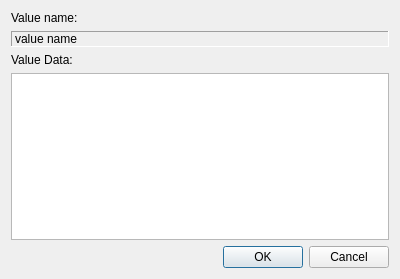
<?xml version="1.0" encoding="UTF-8"?>
<ui version="4.0">
 <class>ChangeRegMultiValueDlg</class>
 <widget class="QDialog" name="ChangeRegMultiValueDlg">
  <property name="geometry">
   <rect>
    <x>0</x>
    <y>0</y>
    <width>400</width>
    <height>279</height>
   </rect>
  </property>
  <property name="windowTitle">
   <string>Dialog</string>
  </property>
  <layout class="QGridLayout" name="gridLayout">
   <item row="0" column="0">
    <widget class="QLabel" name="valueNameLB">
     <property name="sizePolicy">
      <sizepolicy hsizetype="Preferred" vsizetype="Preferred">
       <horstretch>0</horstretch>
       <verstretch>0</verstretch>
      </sizepolicy>
     </property>
     <property name="text">
      <string>Value name:</string>
     </property>
    </widget>
   </item>
   <item row="1" column="0">
    <widget class="QLabel" name="valueNameFrame">
     <property name="sizePolicy">
      <sizepolicy hsizetype="Preferred" vsizetype="Preferred">
       <horstretch>0</horstretch>
       <verstretch>0</verstretch>
      </sizepolicy>
     </property>
     <property name="frameShape">
      <enum>QFrame::Panel</enum>
     </property>
     <property name="frameShadow">
      <enum>QFrame::Sunken</enum>
     </property>
     <property name="text">
      <string>value name</string>
     </property>
    </widget>
   </item>
   <item row="2" column="0">
    <widget class="QLabel" name="valueDataLB">
     <property name="sizePolicy">
      <sizepolicy hsizetype="Preferred" vsizetype="Preferred">
       <horstretch>0</horstretch>
       <verstretch>0</verstretch>
      </sizepolicy>
     </property>
     <property name="text">
      <string>Value Data:</string>
     </property>
    </widget>
   </item>
   <item row="3" column="0">
    <widget class="QTextEdit" name="valueDataTE"/>
   </item>
   <item row="4" column="0">
    <widget class="QDialogButtonBox" name="buttonBox">
     <property name="orientation">
      <enum>Qt::Horizontal</enum>
     </property>
     <property name="standardButtons">
      <set>QDialogButtonBox::Cancel|QDialogButtonBox::Ok</set>
     </property>
    </widget>
   </item>
  </layout>
 </widget>
 <resources/>
 <connections>
  <connection>
   <sender>buttonBox</sender>
   <signal>accepted()</signal>
   <receiver>ChangeRegMultiValueDlg</receiver>
   <slot>accept()</slot>
   <hints>
    <hint type="sourcelabel">
     <x>248</x>
     <y>254</y>
    </hint>
    <hint type="destinationlabel">
     <x>157</x>
     <y>274</y>
    </hint>
   </hints>
  </connection>
  <connection>
   <sender>buttonBox</sender>
   <signal>rejected()</signal>
   <receiver>ChangeRegMultiValueDlg</receiver>
   <slot>reject()</slot>
   <hints>
    <hint type="sourcelabel">
     <x>316</x>
     <y>260</y>
    </hint>
    <hint type="destinationlabel">
     <x>286</x>
     <y>274</y>
    </hint>
   </hints>
  </connection>
 </connections>
</ui>
